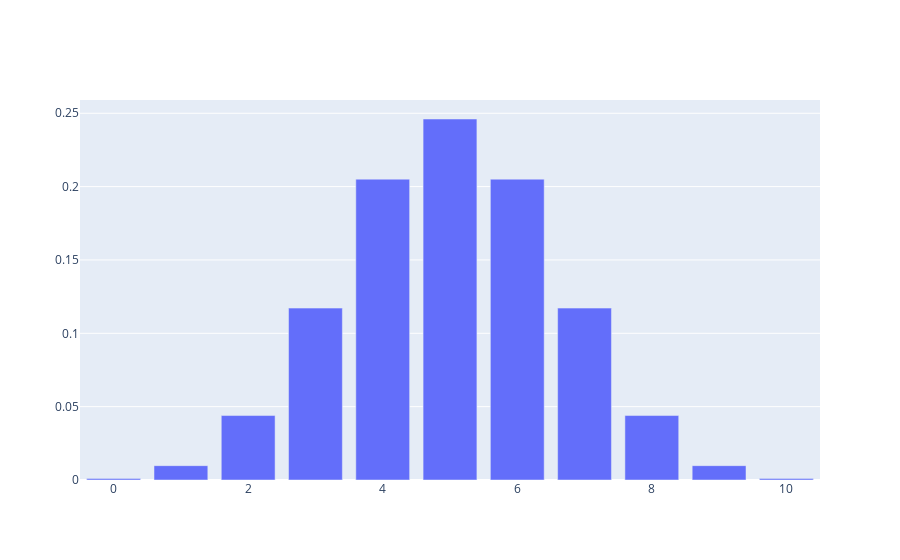

The notebook cell saved with this chart:
### Code cell
from scipy.stats import binom 
import plotly.graph_objects as go
# setting the values 
# of n and p 
n = 10
p = 0.5
# defining list of r values 
r_values = list(range(n + 1)) 
# list of pmf values 
dist = [binom.pmf(r, n, p) for r in r_values ] 
# plotting the graph  
fig = go.Figure([go.Bar(x=r_values, y=dist)])
fig.update_layout(height = 500)
fig.show()

### Figure 1 — Plotly figure (JSON) as saved in the notebook; plotly's stock layout.template omitted (floating-point values rounded to 4 significant figures)
{"data": [{"type": "bar", "x": [0, 1, 2, 3, 4, 5, 6, 7, 8, 9, 10], "y": [0.0009766, 0.009766, 0.04395, 0.1172, 0.2051, 0.2461, 0.2051, 0.1172, 0.04395, 0.009766, 0.0009766]}], "layout": {"autosize": true, "xaxis": {"autorange": true, "range": [-0.5, 10.5], "type": "linear"}, "yaxis": {"autorange": true, "range": [0, 0.259], "type": "linear"}}}
